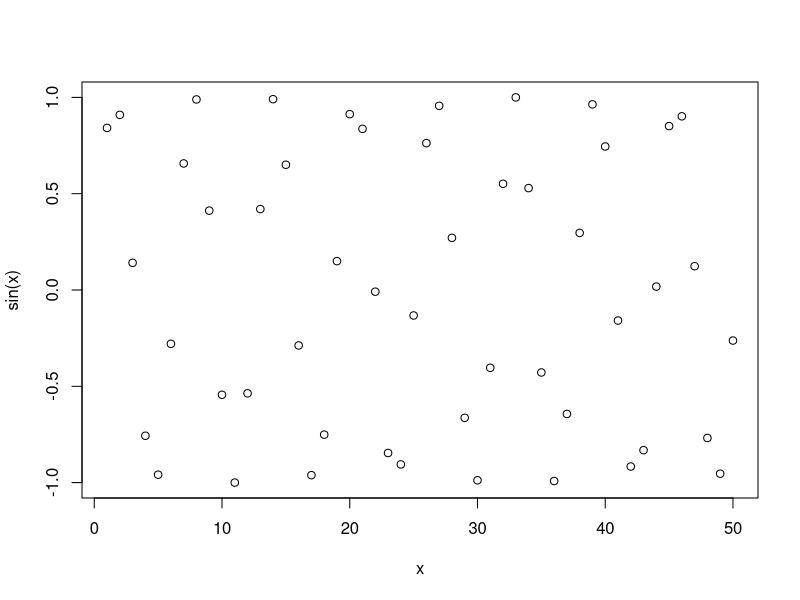
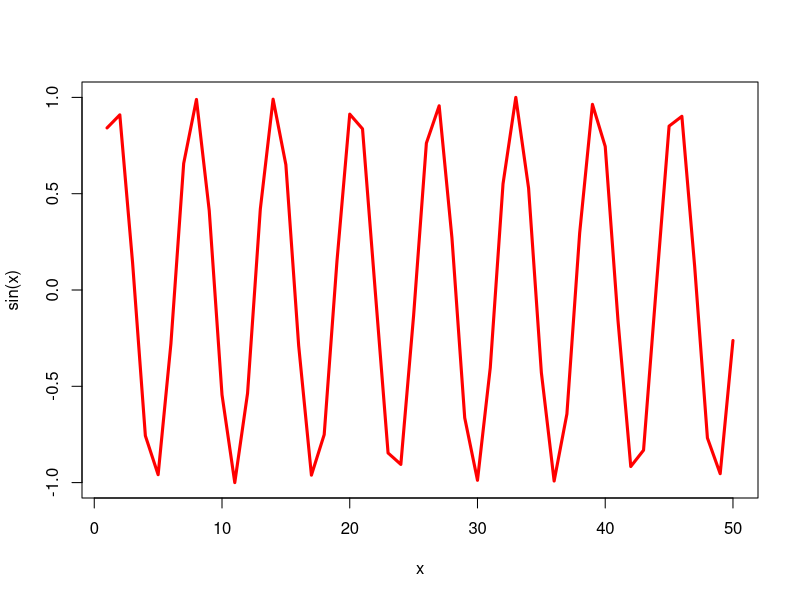

Here is the R script that generated these plots, in order:
#This is a comment
x <- 1:50
plot(x, sin(x))
#Add more input arguments to plot
#to get it how we want
plot(x=x, y=sin(x), typ='l', col='red', lwd=3)
